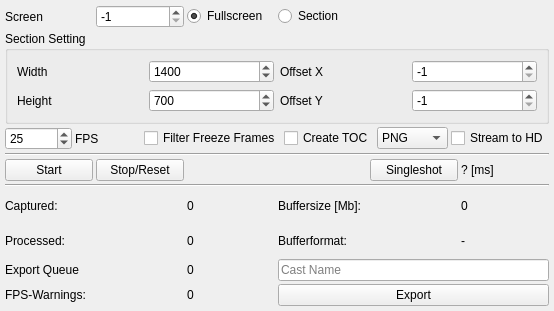
<?xml version="1.0" encoding="UTF-8"?>
<ui version="4.0">
 <class>MainForm</class>
 <widget class="QWidget" name="MainForm">
  <property name="geometry">
   <rect>
    <x>0</x>
    <y>0</y>
    <width>554</width>
    <height>311</height>
   </rect>
  </property>
  <property name="windowTitle">
   <string>qrec 1.0</string>
  </property>
  <layout class="QGridLayout" name="gridLayout">
   <property name="leftMargin">
    <number>5</number>
   </property>
   <property name="topMargin">
    <number>5</number>
   </property>
   <property name="rightMargin">
    <number>5</number>
   </property>
   <property name="bottomMargin">
    <number>5</number>
   </property>
   <property name="spacing">
    <number>3</number>
   </property>
   <item row="2" column="0" colspan="6">
    <widget class="QGroupBox" name="groupSection">
     <property name="title">
      <string>Section Setting</string>
     </property>
     <layout class="QGridLayout" name="gridLayout_2">
      <item row="0" column="1">
       <widget class="QSpinBox" name="spbWidth">
        <property name="maximum">
         <number>99999</number>
        </property>
        <property name="value">
         <number>1400</number>
        </property>
       </widget>
      </item>
      <item row="0" column="0">
       <widget class="QLabel" name="lblDebug">
        <property name="text">
         <string>Width</string>
        </property>
       </widget>
      </item>
      <item row="0" column="2">
       <widget class="QLabel" name="lblDebug_2">
        <property name="text">
         <string>Offset X</string>
        </property>
       </widget>
      </item>
      <item row="1" column="0">
       <widget class="QLabel" name="label_4">
        <property name="text">
         <string>Height</string>
        </property>
       </widget>
      </item>
      <item row="1" column="1">
       <widget class="QSpinBox" name="spbHeight">
        <property name="maximum">
         <number>99999</number>
        </property>
        <property name="value">
         <number>700</number>
        </property>
       </widget>
      </item>
      <item row="0" column="3">
       <widget class="QSpinBox" name="spbX">
        <property name="toolTip">
         <string>-1 is &quot;centered&quot;</string>
        </property>
        <property name="minimum">
         <number>-1</number>
        </property>
        <property name="maximum">
         <number>99999</number>
        </property>
        <property name="value">
         <number>-1</number>
        </property>
       </widget>
      </item>
      <item row="1" column="2">
       <widget class="QLabel" name="label_7">
        <property name="text">
         <string>Offset Y</string>
        </property>
       </widget>
      </item>
      <item row="1" column="3">
       <widget class="QSpinBox" name="spbY">
        <property name="toolTip">
         <string>-1 is &quot;centered&quot;</string>
        </property>
        <property name="minimum">
         <number>-1</number>
        </property>
        <property name="maximum">
         <number>99999</number>
        </property>
        <property name="value">
         <number>-1</number>
        </property>
       </widget>
      </item>
     </layout>
    </widget>
   </item>
   <item row="0" column="2">
    <widget class="QRadioButton" name="btnFullscreen">
     <property name="text">
      <string>Fullscreen</string>
     </property>
     <property name="checked">
      <bool>true</bool>
     </property>
    </widget>
   </item>
   <item row="14" column="2">
    <widget class="QLabel" name="lblFrames">
     <property name="text">
      <string>0</string>
     </property>
    </widget>
   </item>
   <item row="0" column="3">
    <widget class="QRadioButton" name="btnSection">
     <property name="text">
      <string>Section</string>
     </property>
    </widget>
   </item>
   <item row="12" column="0">
    <widget class="QPushButton" name="btnStart">
     <property name="text">
      <string>Start</string>
     </property>
    </widget>
   </item>
   <item row="15" column="2">
    <widget class="QLabel" name="lblProcessed">
     <property name="text">
      <string>0</string>
     </property>
    </widget>
   </item>
   <item row="0" column="0">
    <widget class="QLabel" name="label">
     <property name="text">
      <string>Screen</string>
     </property>
    </widget>
   </item>
   <item row="14" column="3" colspan="2">
    <widget class="QLabel" name="label_3">
     <property name="text">
      <string>Buffersize [Mb]:</string>
     </property>
    </widget>
   </item>
   <item row="17" column="2">
    <widget class="QLabel" name="lblSkipped">
     <property name="text">
      <string>0</string>
     </property>
    </widget>
   </item>
   <item row="12" column="1">
    <widget class="QPushButton" name="btnStop">
     <property name="text">
      <string>Stop/Reset</string>
     </property>
    </widget>
   </item>
   <item row="11" column="0" colspan="6">
    <widget class="Line" name="line">
     <property name="orientation">
      <enum>Qt::Horizontal</enum>
     </property>
    </widget>
   </item>
   <item row="14" column="0" colspan="2">
    <widget class="QLabel" name="title">
     <property name="text">
      <string>Captured:</string>
     </property>
    </widget>
   </item>
   <item row="13" column="0" colspan="6">
    <widget class="Line" name="line_2">
     <property name="lineWidth">
      <number>1</number>
     </property>
     <property name="orientation">
      <enum>Qt::Horizontal</enum>
     </property>
    </widget>
   </item>
   <item row="15" column="0" colspan="2">
    <widget class="QLabel" name="label_5">
     <property name="text">
      <string>Processed:</string>
     </property>
    </widget>
   </item>
   <item row="14" column="5">
    <widget class="QLabel" name="lblBufferSize">
     <property name="text">
      <string>0</string>
     </property>
    </widget>
   </item>
   <item row="12" column="2" colspan="2">
    <spacer name="horizontalSpacer">
     <property name="orientation">
      <enum>Qt::Horizontal</enum>
     </property>
     <property name="sizeHint" stdset="0">
      <size>
       <width>40</width>
       <height>20</height>
      </size>
     </property>
    </spacer>
   </item>
   <item row="12" column="4">
    <widget class="QPushButton" name="btnTest">
     <property name="text">
      <string>Singleshot</string>
     </property>
    </widget>
   </item>
   <item row="17" column="3" colspan="3">
    <widget class="QPushButton" name="btnExport">
     <property name="text">
      <string>Export</string>
     </property>
    </widget>
   </item>
   <item row="17" column="0" colspan="2">
    <widget class="QLabel" name="label_2">
     <property name="text">
      <string>FPS-Warnings:</string>
     </property>
    </widget>
   </item>
   <item row="0" column="1">
    <widget class="QSpinBox" name="spbScreen">
     <property name="toolTip">
      <string>-1 is &quot;Default&quot;</string>
     </property>
     <property name="minimum">
      <number>-1</number>
     </property>
     <property name="value">
      <number>-1</number>
     </property>
    </widget>
   </item>
   <item row="12" column="5">
    <widget class="QLabel" name="lblTime">
     <property name="text">
      <string>? [ms]</string>
     </property>
    </widget>
   </item>
   <item row="16" column="0" colspan="2">
    <widget class="QLabel" name="label_8">
     <property name="text">
      <string>Export Queue</string>
     </property>
    </widget>
   </item>
   <item row="16" column="2">
    <widget class="QLabel" name="lblExportFrames">
     <property name="text">
      <string>0</string>
     </property>
    </widget>
   </item>
   <item row="6" column="0" colspan="6">
    <layout class="QHBoxLayout" name="horizontalLayout">
     <item>
      <widget class="QSpinBox" name="spbFrames">
       <property name="minimum">
        <number>1</number>
       </property>
       <property name="maximum">
        <number>1000</number>
       </property>
       <property name="value">
        <number>25</number>
       </property>
      </widget>
     </item>
     <item>
      <widget class="QLabel" name="label_6">
       <property name="text">
        <string>FPS</string>
       </property>
      </widget>
     </item>
     <item>
      <widget class="QCheckBox" name="chkFilterDoubles">
       <property name="text">
        <string>Filter Freeze Frames</string>
       </property>
      </widget>
     </item>
     <item>
      <widget class="QCheckBox" name="chkCreateToc">
       <property name="text">
        <string>Create TOC</string>
       </property>
      </widget>
     </item>
     <item>
      <widget class="QComboBox" name="cbxFormat">
       <item>
        <property name="text">
         <string>PNG</string>
        </property>
       </item>
       <item>
        <property name="text">
         <string>JPG-70</string>
        </property>
       </item>
       <item>
        <property name="text">
         <string>JPG-90</string>
        </property>
       </item>
       <item>
        <property name="text">
         <string>JPG-95</string>
        </property>
       </item>
       <item>
        <property name="text">
         <string>JPG-97</string>
        </property>
       </item>
      </widget>
     </item>
     <item>
      <widget class="QCheckBox" name="chkStream">
       <property name="text">
        <string>Stream to HD</string>
       </property>
      </widget>
     </item>
    </layout>
   </item>
   <item row="16" column="3" colspan="3">
    <widget class="QLineEdit" name="edtProjectName">
     <property name="placeholderText">
      <string>Cast Name</string>
     </property>
    </widget>
   </item>
   <item row="15" column="3" colspan="2">
    <widget class="QLabel" name="label_9">
     <property name="text">
      <string>Bufferformat:</string>
     </property>
    </widget>
   </item>
   <item row="15" column="5">
    <widget class="QLabel" name="lblFormat">
     <property name="text">
      <string>-</string>
     </property>
    </widget>
   </item>
  </layout>
 </widget>
 <resources/>
 <connections/>
</ui>
